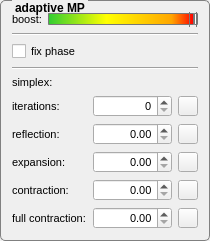
      <widget class="QGroupBox" name="gb_adaptiveSet">
       <property name="minimumSize">
        <size>
         <width>210</width>
         <height>0</height>
        </size>
       </property>
       <property name="maximumSize">
        <size>
         <width>210</width>
         <height>16777215</height>
        </size>
       </property>
       <property name="font">
        <font>
         <pointsize>9</pointsize>
         <weight>75</weight>
         <bold>true</bold>
        </font>
       </property>
       <property name="contextMenuPolicy">
        <enum>Qt::DefaultContextMenu</enum>
       </property>
       <property name="toolTip">
        <string>&lt;html&gt;&lt;head/&gt;&lt;body&gt;&lt;p&gt;&lt;span style=&quot; font-weight:600;&quot;&gt;adaptive MP&lt;/span&gt;&lt;/p&gt;&lt;p&gt;settings for the adaptive MP algorithm&lt;/p&gt;&lt;p&gt;including the simplex optimization parameters&lt;/p&gt;&lt;/body&gt;&lt;/html&gt;</string>
       </property>
       <property name="autoFillBackground">
        <bool>false</bool>
       </property>
       <property name="styleSheet">
        <string notr="true">    QGroupBox  {
        background-color: qlineargradient(x1: 0, y1: 0, x2: 0, y2: 1,
                                          stop: 0 #E0E0E0, stop: 1 #FFFFFF);
        border: 1px solid gray;
        border-radius: 5px;
        margin-top: 3ex; /* leave space at the top for the title */
    }
     
    QGroupBox::title  {
        subcontrol-origin: margin;
		left: 12px;
        subcontrol-position: top left; /* position at the top center */
        padding: 1px;       
    }
</string>
       </property>
       <property name="title">
        <string>adaptive MP</string>
       </property>
       <property name="flat">
        <bool>false</bool>
       </property>
       <property name="checkable">
        <bool>false</bool>
       </property>
       <layout class="QVBoxLayout" name="verticalLayout_2">
        <item>
         <layout class="QHBoxLayout" name="horizontalLayout_2">
          <item>
           <widget class="QLabel" name="l_boost">
            <property name="font">
             <font>
              <pointsize>8</pointsize>
              <weight>50</weight>
              <bold>false</bold>
             </font>
            </property>
            <property name="toolTip">
             <string>&lt;html&gt;&lt;head/&gt;&lt;body&gt;&lt;p&gt;&lt;span style=&quot; font-weight:600;&quot;&gt;boost&lt;/span&gt;&lt;/p&gt;&lt;p&gt;set the number of channels (in percent of all choosen channels) used to find best machting atom in case of multichannel input signals&lt;/p&gt;&lt;/body&gt;&lt;/html&gt;</string>
            </property>
            <property name="text">
             <string>boost:</string>
            </property>
           </widget>
          </item>
          <item>
           <widget class="QSlider" name="sl_boost">
            <property name="styleSheet">
             <string notr="true">QSlider::groove:horizontal {
border: 1px solid #bbb;
background: white;
height: 10px;
border-radius: 4px;
}

QSlider::sub-page:horizontal {
background:qlineargradient(spread:pad, x1:0, y1:0, x2:1, y2:0, stop:0 rgba(50,205,50, 255), stop:0.4 rgba(255,255,0, 255), stop:0.85 rgba(255,165,0, 255), stop:1 rgba(255,0,0,255));

border: 1px solid #777;
height: 10px;
border-radius: 1px;
}

QSlider::add-page:horizontal {
background: #fff;
border: 1px solid #777;
height: 10px;
border-radius: 1px;
}

QSlider::handle:horizontal {
background: qlineargradient(x1:0, y1:0, x2:1, y2:1,
    stop:0 #eee, stop:1 #ccc);
border: 1px solid #777;
width: 6px;
margin-top: -6px;
margin-bottom: -6px;
border-radius: 1px;
}

QSlider::handle:horizontal:hover {
background: qlineargradient(x1:0, y1:0, x2:1, y2:1,
    stop:0 #fff, stop:1 #ddd);
border: 1px solid #444;
border-radius: 1px;
}

QSlider::sub-page:horizontal:disabled {
background: #bbb;
border-color: #999;
}

QSlider::add-page:horizontal:disabled {
background: #eee;
border-color: #999;
}

QSlider::handle:horizontal:disabled {
background: #eee;
border: 1px solid #aaa;
border-radius: 4px;

}</string>
            </property>
            <property name="minimum">
             <number>-100</number>
            </property>
            <property name="maximum">
             <number>0</number>
            </property>
            <property name="singleStep">
             <number>1</number>
            </property>
            <property name="pageStep">
             <number>10</number>
            </property>
            <property name="orientation">
             <enum>Qt::Horizontal</enum>
            </property>
           </widget>
          </item>
         </layout>
        </item>
        <item>
         <widget class="Line" name="line_2">
          <property name="frameShadow">
           <enum>QFrame::Sunken</enum>
          </property>
          <property name="lineWidth">
           <number>1</number>
          </property>
          <property name="orientation">
           <enum>Qt::Horizontal</enum>
          </property>
         </widget>
        </item>
        <item>
         <widget class="QCheckBox" name="chb_fixphase">
          <property name="font">
           <font>
            <pointsize>8</pointsize>
            <weight>50</weight>
            <bold>false</bold>
           </font>
          </property>
          <property name="toolTip">
           <string>&lt;html&gt;&lt;head/&gt;&lt;body&gt;&lt;p&gt;&lt;span style=&quot; font-weight:600;&quot;&gt;fix phase&lt;/span&gt;&lt;/p&gt;&lt;p&gt;...set the parameter phase to its mean value of all selected channels&lt;/p&gt;&lt;/body&gt;&lt;/html&gt;</string>
          </property>
          <property name="text">
           <string>fix phase</string>
          </property>
         </widget>
        </item>
        <item>
         <widget class="Line" name="line">
          <property name="orientation">
           <enum>Qt::Horizontal</enum>
          </property>
         </widget>
        </item>
        <item>
         <widget class="QLabel" name="l_simplex_settings">
          <property name="font">
           <font>
            <pointsize>8</pointsize>
            <weight>50</weight>
            <bold>false</bold>
           </font>
          </property>
          <property name="toolTip">
           <string>&lt;html&gt;&lt;head/&gt;&lt;body&gt;&lt;p&gt;&lt;span style=&quot; font-weight:600;&quot;&gt;simplex&lt;/span&gt;&lt;/p&gt;&lt;p&gt;simplex optimizer setup&lt;/p&gt;&lt;p&gt;(be careful changing this values, you may affect the covergence of the algorithm)&lt;/p&gt;&lt;/body&gt;&lt;/html&gt;</string>
          </property>
          <property name="text">
           <string>simplex:</string>
          </property>
         </widget>
        </item>
        <item>
         <layout class="QGridLayout" name="gridLayout">
          <property name="leftMargin">
           <number>0</number>
          </property>
          <property name="spacing">
           <number>6</number>
          </property>
          <item row="0" column="1">
           <widget class="QSpinBox" name="sb_adaptive_iteration">
            <property name="maximumSize">
             <size>
              <width>80</width>
              <height>16777215</height>
             </size>
            </property>
            <property name="font">
             <font>
              <pointsize>8</pointsize>
              <weight>50</weight>
              <bold>false</bold>
             </font>
            </property>
            <property name="toolTip">
             <string>&lt;html&gt;&lt;head/&gt;&lt;body&gt;&lt;p&gt;0 ... 5000&lt;/p&gt;&lt;/body&gt;&lt;/html&gt;</string>
            </property>
            <property name="alignment">
             <set>Qt::AlignRight|Qt::AlignTrailing|Qt::AlignVCenter</set>
            </property>
            <property name="minimum">
             <number>0</number>
            </property>
            <property name="maximum">
             <number>5000</number>
            </property>
           </widget>
          </item>
          <item row="0" column="0">
           <widget class="QLabel" name="l_iterations">
            <property name="font">
             <font>
              <pointsize>8</pointsize>
              <weight>50</weight>
              <bold>false</bold>
             </font>
            </property>
            <property name="toolTip">
             <string>&lt;html&gt;&lt;head/&gt;&lt;body&gt;&lt;p&gt;&lt;span style=&quot; font-weight:600;&quot;&gt;iterations&lt;/span&gt;&lt;/p&gt;&lt;p&gt;number of max. simplex iterations&lt;br/&gt;typical value: 1000&lt;br/&gt;range from 0 to 5000&lt;/p&gt;&lt;p&gt;default 1000&lt;/p&gt;&lt;/body&gt;&lt;/html&gt;</string>
            </property>
            <property name="frameShape">
             <enum>QFrame::NoFrame</enum>
            </property>
            <property name="text">
             <string>iterations:</string>
            </property>
            <property name="margin">
             <number>3</number>
            </property>
           </widget>
          </item>
          <item row="4" column="0">
           <widget class="QLabel" name="l_fullcontraction">
            <property name="font">
             <font>
              <pointsize>8</pointsize>
              <weight>50</weight>
              <bold>false</bold>
             </font>
            </property>
            <property name="toolTip">
             <string>&lt;html&gt;&lt;head/&gt;&lt;body&gt;&lt;p&gt;&lt;span style=&quot; font-weight:600;&quot;&gt;full contraction&lt;/span&gt;&lt;/p&gt;&lt;p&gt;shrinkage parameter delta&lt;br/&gt;typical value: 0.5&lt;br/&gt;range: 0.0 ... 1.0&lt;/p&gt;&lt;p&gt;default: 0.5&lt;/p&gt;&lt;/body&gt;&lt;/html&gt;</string>
            </property>
            <property name="text">
             <string>full contraction:</string>
            </property>
            <property name="margin">
             <number>3</number>
            </property>
           </widget>
          </item>
          <item row="2" column="0">
           <widget class="QLabel" name="l_expansion">
            <property name="font">
             <font>
              <pointsize>8</pointsize>
              <weight>50</weight>
              <bold>false</bold>
             </font>
            </property>
            <property name="toolTip">
             <string>&lt;html&gt;&lt;head/&gt;&lt;body&gt;&lt;p&gt;&lt;span style=&quot; font-weight:600;&quot;&gt;expansion&lt;/span&gt;&lt;/p&gt;&lt;p&gt;parameter gamma&lt;br/&gt;typical value: 2.0&lt;br/&gt;range: gamma &amp;gt; 0.0&lt;/p&gt;&lt;p&gt;default: 0.2&lt;/p&gt;&lt;/body&gt;&lt;/html&gt;</string>
            </property>
            <property name="text">
             <string>expansion:</string>
            </property>
            <property name="margin">
             <number>3</number>
            </property>
           </widget>
          </item>
          <item row="1" column="0">
           <widget class="QLabel" name="l_reflection">
            <property name="font">
             <font>
              <pointsize>8</pointsize>
              <weight>50</weight>
              <bold>false</bold>
             </font>
            </property>
            <property name="toolTip">
             <string>&lt;html&gt;&lt;head/&gt;&lt;body&gt;&lt;p&gt;&lt;span style=&quot; font-weight:600;&quot;&gt;reflection&lt;/span&gt;&lt;/p&gt;&lt;p&gt;parameter alpha&lt;br/&gt;typical value: 1.0&lt;br/&gt;range: alpha &amp;gt; 0.0&lt;/p&gt;&lt;p&gt;default: 1.0&lt;/p&gt;&lt;/body&gt;&lt;/html&gt;</string>
            </property>
            <property name="frameShape">
             <enum>QFrame::NoFrame</enum>
            </property>
            <property name="text">
             <string>reflection:</string>
            </property>
            <property name="margin">
             <number>3</number>
            </property>
           </widget>
          </item>
          <item row="3" column="0">
           <widget class="QLabel" name="l_contraction">
            <property name="font">
             <font>
              <pointsize>8</pointsize>
              <weight>50</weight>
              <bold>false</bold>
             </font>
            </property>
            <property name="toolTip">
             <string>&lt;html&gt;&lt;head/&gt;&lt;body&gt;&lt;p&gt;&lt;span style=&quot; font-weight:600;&quot;&gt;contraction&lt;/span&gt;&lt;/p&gt;&lt;p&gt;parameter beta&lt;br/&gt;typical value: 0.5&lt;br/&gt;range: from 0.0 to 1.0&lt;/p&gt;&lt;p&gt;default: 0.5&lt;/p&gt;&lt;/body&gt;&lt;/html&gt;</string>
            </property>
            <property name="text">
             <string>contraction:</string>
            </property>
            <property name="margin">
             <number>3</number>
            </property>
           </widget>
          </item>
          <item row="4" column="1">
           <widget class="QDoubleSpinBox" name="dsb_adaptive_fullcontraction">
            <property name="maximumSize">
             <size>
              <width>80</width>
              <height>16777215</height>
             </size>
            </property>
            <property name="font">
             <font>
              <pointsize>8</pointsize>
              <weight>50</weight>
              <bold>false</bold>
             </font>
            </property>
            <property name="toolTip">
             <string>&lt;html&gt;&lt;head/&gt;&lt;body&gt;&lt;p&gt;0.0 ... 1.0&lt;/p&gt;&lt;/body&gt;&lt;/html&gt;</string>
            </property>
            <property name="alignment">
             <set>Qt::AlignRight|Qt::AlignTrailing|Qt::AlignVCenter</set>
            </property>
            <property name="minimum">
             <double>0.000000000000000</double>
            </property>
            <property name="maximum">
             <double>1.000000000000000</double>
            </property>
            <property name="singleStep">
             <double>0.100000000000000</double>
            </property>
           </widget>
          </item>
          <item row="1" column="1">
           <widget class="QDoubleSpinBox" name="dsb_adaptive_reflection">
            <property name="maximumSize">
             <size>
              <width>80</width>
              <height>16777215</height>
             </size>
            </property>
            <property name="font">
             <font>
              <pointsize>8</pointsize>
              <weight>50</weight>
              <bold>false</bold>
             </font>
            </property>
            <property name="toolTip">
             <string>&lt;html&gt;&lt;head/&gt;&lt;body&gt;&lt;p&gt;lower bound: 0.0&lt;/p&gt;&lt;/body&gt;&lt;/html&gt;</string>
            </property>
            <property name="alignment">
             <set>Qt::AlignRight|Qt::AlignTrailing|Qt::AlignVCenter</set>
            </property>
            <property name="minimum">
             <double>0.000000000000000</double>
            </property>
            <property name="maximum">
             <double>999999999.000000000000000</double>
            </property>
            <property name="singleStep">
             <double>0.100000000000000</double>
            </property>
           </widget>
          </item>
          <item row="2" column="1">
           <widget class="QDoubleSpinBox" name="dsb_adaptive_expansion">
            <property name="maximumSize">
             <size>
              <width>80</width>
              <height>16777215</height>
             </size>
            </property>
            <property name="font">
             <font>
              <pointsize>8</pointsize>
              <weight>50</weight>
              <bold>false</bold>
             </font>
            </property>
            <property name="toolTip">
             <string>&lt;html&gt;&lt;head/&gt;&lt;body&gt;&lt;p&gt;lower bound: 0.0&lt;/p&gt;&lt;/body&gt;&lt;/html&gt;</string>
            </property>
            <property name="alignment">
             <set>Qt::AlignRight|Qt::AlignTrailing|Qt::AlignVCenter</set>
            </property>
            <property name="minimum">
             <double>0.000000000000000</double>
            </property>
            <property name="maximum">
             <double>999999999.000000000000000</double>
            </property>
            <property name="singleStep">
             <double>0.100000000000000</double>
            </property>
           </widget>
          </item>
          <item row="3" column="1">
           <widget class="QDoubleSpinBox" name="dsb_adaptive_contraction">
            <property name="maximumSize">
             <size>
              <width>80</width>
              <height>16777215</height>
             </size>
            </property>
            <property name="font">
             <font>
              <pointsize>8</pointsize>
              <weight>50</weight>
              <bold>false</bold>
             </font>
            </property>
            <property name="toolTip">
             <string>&lt;html&gt;&lt;head/&gt;&lt;body&gt;&lt;p&gt; 0.0 ... 1.0&lt;/p&gt;&lt;/body&gt;&lt;/html&gt;</string>
            </property>
            <property name="alignment">
             <set>Qt::AlignRight|Qt::AlignTrailing|Qt::AlignVCenter</set>
            </property>
            <property name="minimum">
             <double>0.000000000000000</double>
            </property>
            <property name="maximum">
             <double>1.000000000000000</double>
            </property>
            <property name="singleStep">
             <double>0.100000000000000</double>
            </property>
           </widget>
          </item>
          <item row="1" column="2">
           <widget class="QPushButton" name="btt_reflection_default">
            <property name="maximumSize">
             <size>
              <width>20</width>
              <height>20</height>
             </size>
            </property>
            <property name="toolTip">
             <string>&lt;html&gt;&lt;head/&gt;&lt;body&gt;&lt;p&gt;&lt;span style=&quot; font-weight:600;&quot;&gt;reset&lt;/span&gt;&lt;/p&gt;&lt;p&gt;...set default value (1.0)&lt;/p&gt;&lt;/body&gt;&lt;/html&gt;</string>
            </property>
            <property name="text">
             <string/>
            </property>
            <property name="icon">
             <iconset resource="Ressourcen.qrc">
              <normaloff>:/images/icons/arrowReset.png</normaloff>:/images/icons/arrowReset.png</iconset>
            </property>
            <property name="iconSize">
             <size>
              <width>14</width>
              <height>14</height>
             </size>
            </property>
           </widget>
          </item>
          <item row="0" column="2">
           <widget class="QPushButton" name="btt_max_it_default">
            <property name="maximumSize">
             <size>
              <width>20</width>
              <height>20</height>
             </size>
            </property>
            <property name="toolTip">
             <string>&lt;html&gt;&lt;head/&gt;&lt;body&gt;&lt;p&gt;&lt;span style=&quot; font-weight:600;&quot;&gt;reset&lt;/span&gt;&lt;/p&gt;&lt;p&gt;...set default value (1000)&lt;/p&gt;&lt;/body&gt;&lt;/html&gt;</string>
            </property>
            <property name="text">
             <string/>
            </property>
            <property name="icon">
             <iconset resource="Ressourcen.qrc">
              <normaloff>:/images/icons/arrowReset.png</normaloff>:/images/icons/arrowReset.png</iconset>
            </property>
            <property name="iconSize">
             <size>
              <width>14</width>
              <height>14</height>
             </size>
            </property>
           </widget>
          </item>
          <item row="2" column="2">
           <widget class="QPushButton" name="btt_expansion_default">
            <property name="maximumSize">
             <size>
              <width>20</width>
              <height>20</height>
             </size>
            </property>
            <property name="toolTip">
             <string>&lt;html&gt;&lt;head/&gt;&lt;body&gt;&lt;p&gt;&lt;span style=&quot; font-weight:600;&quot;&gt;reset&lt;/span&gt;&lt;/p&gt;&lt;p&gt;...set default value (0.2)&lt;/p&gt;&lt;/body&gt;&lt;/html&gt;</string>
            </property>
            <property name="text">
             <string/>
            </property>
            <property name="icon">
             <iconset resource="Ressourcen.qrc">
              <normaloff>:/images/icons/arrowReset.png</normaloff>:/images/icons/arrowReset.png</iconset>
            </property>
            <property name="iconSize">
             <size>
              <width>14</width>
              <height>14</height>
             </size>
            </property>
           </widget>
          </item>
          <item row="4" column="2">
           <widget class="QPushButton" name="btt_full_contraction_default">
            <property name="maximumSize">
             <size>
              <width>20</width>
              <height>20</height>
             </size>
            </property>
            <property name="toolTip">
             <string>&lt;html&gt;&lt;head/&gt;&lt;body&gt;&lt;p&gt;&lt;span style=&quot; font-weight:600;&quot;&gt;reset&lt;/span&gt;&lt;/p&gt;&lt;p&gt;...set default value (0.5)&lt;/p&gt;&lt;/body&gt;&lt;/html&gt;</string>
            </property>
            <property name="text">
             <string/>
            </property>
            <property name="icon">
             <iconset resource="Ressourcen.qrc">
              <normaloff>:/images/icons/arrowReset.png</normaloff>:/images/icons/arrowReset.png</iconset>
            </property>
            <property name="iconSize">
             <size>
              <width>14</width>
              <height>14</height>
             </size>
            </property>
           </widget>
          </item>
          <item row="3" column="2">
           <widget class="QPushButton" name="btt_contraction_default">
            <property name="maximumSize">
             <size>
              <width>20</width>
              <height>20</height>
             </size>
            </property>
            <property name="toolTip">
             <string>&lt;html&gt;&lt;head/&gt;&lt;body&gt;&lt;p&gt;&lt;span style=&quot; font-weight:600;&quot;&gt;reset&lt;/span&gt;&lt;/p&gt;&lt;p&gt;...set default value (0.5)&lt;/p&gt;&lt;/body&gt;&lt;/html&gt;</string>
            </property>
            <property name="text">
             <string/>
            </property>
            <property name="icon">
             <iconset resource="Ressourcen.qrc">
              <normaloff>:/images/icons/arrowReset.png</normaloff>:/images/icons/arrowReset.png</iconset>
            </property>
            <property name="iconSize">
             <size>
              <width>14</width>
              <height>14</height>
             </size>
            </property>
           </widget>
          </item>
         </layout>
        </item>
        <item>
         <spacer name="verticalSpacer">
          <property name="orientation">
           <enum>Qt::Vertical</enum>
          </property>
          <property name="sizeHint" stdset="0">
           <size>
            <width>20</width>
            <height>0</height>
           </size>
          </property>
         </spacer>
        </item>
       </layout>
      </widget>
